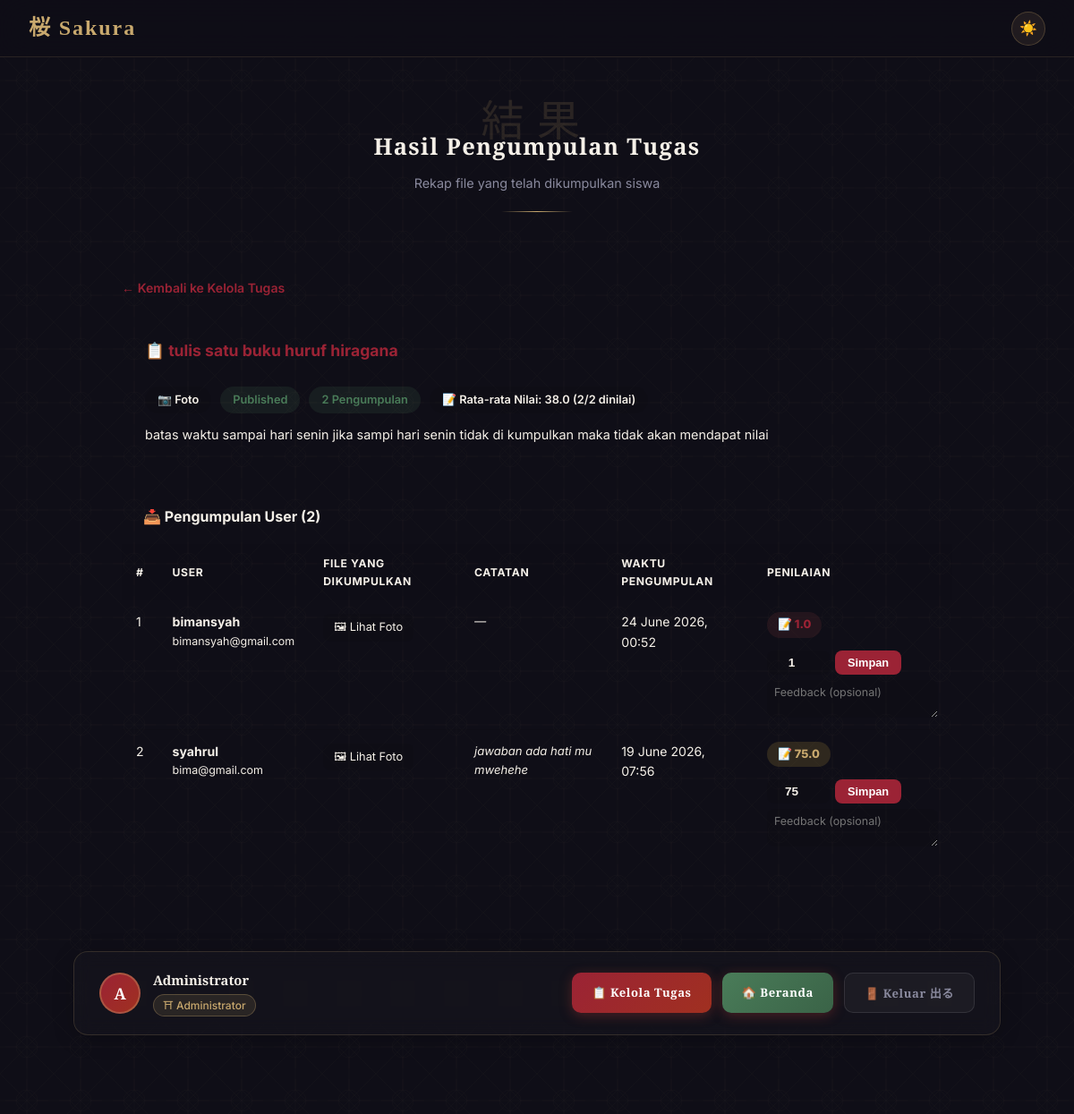
Screenshot of /tugas_hasil.php?tugas_id=11 (signed in) with the database file from the repository.
### tables this page shows
CREATE TABLE `tugas` (
  `id` int UNSIGNED NOT NULL,
  `judul` varchar(200) NOT NULL,
  `deskripsi` longtext COMMENT 'Konten teks / HTML tugas',
  `video_url` varchar(1000) DEFAULT NULL COMMENT 'URL video embed (YouTube, dsb)',
  `tipe_upload` enum('foto','video','foto_video') NOT NULL DEFAULT 'foto' COMMENT 'Jenis file yang wajib diunggah user',
  `status` enum('draft','published','closed') NOT NULL DEFAULT 'draft',
  `deadline` datetime DEFAULT NULL COMMENT 'Batas waktu pengumpulan tugas (opsional)',
  `created_by` int UNSIGNED NOT NULL,
  `created_at` timestamp NULL DEFAULT CURRENT_TIMESTAMP,
  `updated_at` timestamp NULL DEFAULT CURRENT_TIMESTAMP ON UPDATE CURRENT_TIMESTAMP
);

CREATE TABLE `tugas_submissions` (
  `id` int UNSIGNED NOT NULL,
  `tugas_id` int UNSIGNED NOT NULL,
  `user_id` int UNSIGNED NOT NULL,
  `catatan` text COMMENT 'Catatan opsional dari user',
  `file_foto` varchar(500) DEFAULT NULL COMMENT 'Path file foto yang diunggah',
  `file_video` varchar(500) DEFAULT NULL COMMENT 'Path file video yang diunggah',
  `nilai` decimal(5,2) DEFAULT NULL COMMENT 'Nilai tugas (0-100), diisi admin',
  `feedback` text COMMENT 'Catatan/feedback dari admin',
  `graded_at` timestamp NULL DEFAULT NULL COMMENT 'Waktu penilaian',
  `submitted_at` timestamp NULL DEFAULT CURRENT_TIMESTAMP,
  `updated_at` timestamp NULL DEFAULT CURRENT_TIMESTAMP ON UPDATE CURRENT_TIMESTAMP
);

CREATE TABLE `users` (
  `id` int UNSIGNED NOT NULL,
  `name` varchar(100) NOT NULL,
  `nis` varchar(30) DEFAULT NULL,
  `email` varchar(150) NOT NULL,
  `password` varchar(255) NOT NULL,
  `role` enum('admin','user') NOT NULL DEFAULT 'user',
  `avatar` varchar(255) DEFAULT NULL,
  `bio` text,
  `hiragana_status` enum('belum_dijawab','sudah_paham','lulus_ujian') NOT NULL DEFAULT 'belum_dijawab' COMMENT 'Status pemahaman Hiragana user',
  `hiragana_updated_at` timestamp NULL DEFAULT NULL COMMENT 'Waktu terakhir status hiragana berubah',
  `katakana_status` enum('belum_dijawab','sudah_paham','lulus_ujian') NOT NULL DEFAULT 'belum_dijawab' COMMENT 'Status pemahaman Katakana user',
  `katakana_updated_at` timestamp NULL DEFAULT NULL COMMENT 'Waktu terakhir status katakana berubah',
  `hiragana_exam_score` decimal(5,2) DEFAULT NULL COMMENT 'Skor ujian pemahaman hiragana terakhir (%)',
  `katakana_exam_score` decimal(5,2) DEFAULT NULL COMMENT 'Skor ujian pemahaman katakana terakhir (%)',
  `created_at` timestamp NULL DEFAULT CURRENT_TIMESTAMP,
  `updated_at` timestamp NULL DEFAULT CURRENT_TIMESTAMP ON UPDATE CURRENT_TIMESTAMP,
  `kana_onboarding_asked_at` timestamp NULL DEFAULT NULL COMMENT 'Waktu modal onboarding hiragana/katakana pertama kali dijawab (NULL = belum pernah ditanya / user baru)'
);

### config.php (called while the page is built, shortened)
<?php
function getDB(): PDO {
    static $pdo = null;
    if ($pdo === null) {
        $dsn = "mysql:host=" . DB_HOST . ";dbname=" . DB_NAME . ";charset=" . DB_CHARSET;
        $options = [
            PDO::ATTR_ERRMODE            => PDO::ERRMODE_EXCEPTION,
            PDO::ATTR_DEFAULT_FETCH_MODE => PDO::FETCH_ASSOC,
            PDO::ATTR_EMULATE_PREPARES   => false,
        ];
        try {
            $pdo = new PDO($dsn, DB_USER, DB_PASS, $options);
        } catch (PDOException $e) {
            die(json_encode(['error' => 'Koneksi database gagal: ' . $e->getMessage()]));
        }
    }
    return $pdo;
}
function getCurrentUser(): ?array {
    $db = getDB();
    $stmt = $db->prepare("SELECT id, name, nis, email, role, avatar, bio, created_at FROM users WHERE id = ?");
    $stmt->execute([$_SESSION['user_id']]);
    return $stmt->fetch() ?: null;
}

### tugas_hasil.php (the view, shortened to what this page needs)
<?php
require_once 'config.php';
$user = getCurrentUser();
$db = getDB();
$tugasId = isset($_GET['tugas_id']) ? (int)$_GET['tugas_id'] : 0;
$stmtT = $db->prepare("SELECT * FROM tugas WHERE id = ?");
$stmtT->execute([$tugasId]);
$tugas = $stmtT->fetch();
$submissions = $db->prepare("
    SELECT s.*, u.name AS user_name, u.email AS user_email
    FROM tugas_submissions s
    JOIN users u ON u.id = s.user_id
    WHERE s.tugas_id = ?
    ORDER BY s.submitted_at DESC
");
$submissions->execute([$tugasId]);
$submissions = $submissions->fetchAll();
function tipeLabel(string $t): string {
    return match($t) {
        'foto'       => '📷 Foto',
        'video'      => '🎥 Video',
        'foto_video' => '📷🎥 Foto & Video',
        default      => $t,
    };
}
?>
<!DOCTYPE html>
<html lang="id">
<head>
  <link rel="stylesheet" href="css/style.css">
</head>
<body class="dashboard-page">
  <div class="asanoha-bg"></div>
  <header class="topbar">
    <div class="topbar-brand">桜 Sakura</div>
    <button class="theme-toggle" onclick="toggleTheme()" title="Mode Terang">☀️</button>
  </header>
  <main class="dashboard-main">
    <section class="welcome-section fade-up">
      <span class="welcome-kanji">結果</span>
      <h1 class="welcome-title">Hasil Pengumpulan Tugas</h1>
      <p class="welcome-sub">Rekap file yang telah dikumpulkan siswa</p>
      <div class="section-divider"></div>
    </section>
    <div class="th-wrap fade-up delay-1">
      <a href="tugas_admin.php" class="back-link">← Kembali ke Kelola Tugas</a>
      <div class="th-info-card">
        <h2>📋 <?= htmlspecialchars($tugas['judul']) ?></h2>
        <div class="stat-pills">
          <span class="pill"><?= tipeLabel($tugas['tipe_upload']) ?></span>
          <span class="pill <?= $tugas['status'] === 'published' ? 'green' : 'red' ?>">
            <?= ucfirst($tugas['status']) ?>
          </span>
          <span class="pill green"><?= count($submissions) ?> Pengumpulan</span>
          <?php
            $graded = array_filter($submissions, fn($s) => $s['nilai'] !== null);
            if (!empty($graded)):
              $avgNilai = array_sum(array_map(fn($s) => (float)$s['nilai'], $graded)) / count($graded);
          ?>
            <span class="pill">📝 Rata-rata Nilai: <?= number_format($avgNilai, 1) ?> (<?= count($graded) ?>/<?= count($submissions) ?> dinilai)</span>
          <?php endif; ?>
        </div>
        <?php if ($tugas['deskripsi']): ?>
          <div class="th-info-desc"><?= htmlspecialchars($tugas['deskripsi']) ?></div>
        <?php endif; ?>
      </div>
      <div class="th-table-card">
        <div class="th-table-head">
          <h2>📥 Pengumpulan User (<?= count($submissions) ?>)</h2>
        </div>
        <?php if (empty($submissions)): ?>
          <div class="empty-state">
            <div class="emo">📭</div>
            <p>Belum ada yang mengumpulkan tugas ini.</p>
          </div>
        <?php else: ?>
          <div style="overflow-x:auto;">
          <table class="th-table">
            <thead>
              <tr>
                <th>#</th>
                <th>USER</th>
                <th>FILE YANG DIKUMPULKAN</th>
                <th>CATATAN</th>
                <th>WAKTU PENGUMPULAN</th>
                <th>PENILAIAN</th>
              </tr>
            </thead>
            <tbody>
              <?php foreach ($submissions as $i => $s): ?>
              <tr>
                <td><?= $i + 1 ?></td>
                <td>
                  <div class="user-name"><?= htmlspecialchars($s['user_name']) ?></div>
                  <div class="user-email"><?= htmlspecialchars($s['user_email']) ?></div>
                </td>
                <td>
                  <?php if ($s['file_foto']): ?>
                    <a href="#" class="file-link"
                       onclick="openLightbox('<?= htmlspecialchars($s['file_foto']) ?>','foto'); return false;">
                      🖼 Lihat Foto
                    </a><br>
                  <?php endif; ?>
                </td>
                <td>
                  <div class="catatan-text">
                    <?= $s['catatan'] ? htmlspecialchars(mb_strimwidth($s['catatan'], 0, 80, '…')) : '<em>—</em>' ?>
                  </div>
                </td>
                <td><?= date('d F Y, H:i', strtotime($s['submitted_at'])) ?></td>
                <td>
                  <?php
                    $nilai = $s['nilai'];
                    if ($nilai !== null) {
                      $nClass = $nilai >= 80 ? 'high' : ($nilai >= 60 ? 'mid' : 'low');
                      echo '<span class="nilai-badge ' . $nClass . '">📝 ' . number_format((float)$nilai, 1) . '</span>';
                    } else {
                      echo '<div class="nilai-empty">Belum dinilai</div>';
                    }
                  ?>
                  <form method="POST" class="nilai-form" style="margin-top:8px;">
                    <div class="nilai-row">
                      <input type="number" name="nilai" min="0" max="100" step="0.1"
                             placeholder="0-100"
                             value="<?= $nilai !== null ? htmlspecialchars((string)round((float)$nilai,1)) : '' ?>">
                      <button type="submit" class="btn-nilai">Simpan</button>
                    </div>
                    <textarea name="feedback" placeholder="Feedback (opsional)"><?= htmlspecialchars($s['feedback'] ?? '') ?></textarea>
                  </form>
                </td>
              </tr>
              <?php endforeach; ?>
            </tbody>
          </table>
          </div>
        <?php endif; ?>
      </div>
    </div>
    <div class="bottom-action-bar fade-up delay-3">
      <div class="bab-profile">
        <div class="avatar bab-avatar"><?= strtoupper(mb_substr($user['name'],0,1)) ?></div>
        <div class="bab-user-info">
          <div class="bab-name"><?= htmlspecialchars($user['name']) ?></div>
          <span class="bab-role role-admin">⛩ Administrator</span>
        </div>
      </div>
      <div class="bab-actions">
        <a href="tugas_admin.php" class="bab-btn bab-btn-primary">📋 Kelola Tugas</a>
        <a href="beranda.php"     class="bab-btn bab-btn-primary" style="background:linear-gradient(135deg,var(--bamboo),#3a6347);">🏠 Beranda</a>
        <button class="bab-btn bab-btn-logout" onclick="handleLogout()">🚪 Keluar 出る</button>
      </div>
    </div>
  </main>
</body>
</html>

### css/style.css (style rules this page uses)
:root { --navy: #0f0e17; --navy-mid: #1a1a2e; --navy-soft: #16213e; --cream: #f5f0e8; --cream-soft: #ede8de; --gold: #c9a96e; --gold-light: #e8d5a3; --torii: #9b2335; --torii-soft: #c0392b; --bamboo: #4a7c59; --ink: #2c2c3e; --mist: #8a8a9e; --white: #ffffff; --shadow-soft: 0 4px 30px rgba(0,0,0,0.3); --shadow-card: 0 8px 40px rgba(0,0,0,0.4); --radius: 16px; --radius-sm: 8px; --transition: 0.3s cubic-bezier(0.4, 0, 0.2, 1); }
.theme-toggle { width: 38px; height: 38px; border-radius: 50%; background: rgba(201,169,110,0.1); border: 1px solid rgba(201,169,110,0.25); color: var(--gold); font-size: 1rem; cursor: pointer; display: flex; align-items: center; justify-content: center; transition: var(--transition); flex-shrink: 0; }
*, *::before, *::after { box-sizing: border-box; margin: 0; padding: 0; }
html { scroll-behavior: smooth; }
body { font-family: 'Inter', 'Noto Serif JP', sans-serif; background-color: var(--navy); color: var(--cream); min-height: 100vh; overflow-x: hidden; line-height: 1.6; }
.asanoha-bg { position: fixed; inset: 0; z-index: 0; pointer-events: none; }
.dashboard-page { min-height: 100vh; display: flex; flex-direction: column; position: relative; }
.topbar { position: sticky; top: 0; z-index: 250; background: rgba(15,14,23,0.85); backdrop-filter: blur(20px); border-bottom: 1px solid rgba(201,169,110,0.15); padding: 0 32px; min-height: 64px; display: flex; align-items: center; justify-content: space-between; flex-wrap: wrap; gap: 10px; row-gap: 8px; }
.topbar-brand { font-family: 'Noto Serif JP', serif; font-size: 1.5rem; color: var(--gold); letter-spacing: 0.08em; font-weight: 700; }
.role-admin { color: var(--torii); }
.dashboard-main { flex: 1; padding: 48px 32px; max-width: 1100px; margin: 0 auto; width: 100%; position: relative; z-index: 1; }
.welcome-section { margin-bottom: 48px; text-align: center; }
.welcome-kanji { font-family: 'Noto Serif JP', serif; font-size: 3rem; color: rgba(201,169,110,0.15); letter-spacing: 0.3em; display: block; line-height: 1; margin-bottom: -16px; }
.welcome-title { font-family: 'Cinzel', serif; font-size: 1.6rem; font-weight: 600; color: var(--cream); letter-spacing: 0.05em; }
.welcome-sub { font-size: 0.9rem; color: var(--mist); margin-top: 8px; }
.section-divider { width: 80px; height: 1px; background: linear-gradient(90deg, transparent, var(--gold), transparent); margin: 20px auto; }
.fade-up { animation: fadeUp 0.6s ease forwards; }
.delay-1 { animation-delay: 0.1s; opacity: 0; }
.delay-3 { animation-delay: 0.3s; opacity: 0; }
.bottom-action-bar { display: flex; align-items: center; justify-content: space-between; gap: 16px; flex-wrap: wrap; background: rgba(255, 255, 255, 0.02); border: 1px solid rgba(201, 169, 110, 0.18); border-radius: 16px; padding: 20px 28px; margin-top: 24px; margin-bottom: 40px; backdrop-filter: blur(10px); -webkit-backdrop-filter: blur(10px); box-shadow: 0 4px 24px rgba(0, 0, 0, 0.18); }
.bab-profile { display: flex; align-items: center; gap: 14px; min-width: 0; }
.bab-avatar { width: 46px; height: 46px; border-radius: 50%; background: linear-gradient(135deg, var(--torii), #a03020); display: flex; align-items: center; justify-content: center; font-family: 'Cinzel', serif; font-size: 1.1rem; font-weight: 700; color: #fff; flex-shrink: 0; border: 2px solid rgba(201, 169, 110, 0.35); }
.bab-user-info { display: flex; flex-direction: column; gap: 3px; min-width: 0; }
.bab-name { font-family: 'Cinzel', serif; font-size: 0.92rem; font-weight: 600; color: var(--parchment); white-space: nowrap; overflow: hidden; text-overflow: ellipsis; }
.bab-role { font-size: 0.75rem; font-weight: 500; padding: 2px 10px; border-radius: 20px; width: fit-content; }
.bab-role.role-admin { color: var(--gold); background: rgba(201, 169, 110, 0.12); border: 1px solid rgba(201, 169, 110, 0.3); }
.bab-actions { display: flex; align-items: center; gap: 12px; flex-wrap: wrap; }
.bab-btn { display: inline-flex; align-items: center; gap: 8px; padding: 12px 22px; border-radius: 10px; font-family: 'Cinzel', serif; font-size: 0.82rem; font-weight: 600; letter-spacing: 0.04em; cursor: pointer; text-decoration: none; border: none; transition: all 0.22s ease; white-space: nowrap; }
.bab-btn-primary { background: linear-gradient(135deg, var(--torii), #a03020); color: #fff; box-shadow: 0 3px 14px rgba(178, 58, 48, 0.35); }
.bab-btn-logout { background: rgba(255, 255, 255, 0.04); color: var(--mist); border: 1px solid rgba(255, 255, 255, 0.1); }

### rows the page displays
tugas: judul "tulis satu buku huruf hiragana", tipe_upload "📷 Foto", status "Published", deskripsi "batas waktu sampai hari senin jika sampi hari senin tidak di kumpulkan maka tidak akan mendapat nilai"
tugas_submissions: user.name "bimansyah", user.email "bimansyah@gmail.com", submitted_at "24 June 2026, 00:52", nilai "1.0", nilai "1"
tugas_submissions: user.name "syahrul", user.email "bima@gmail.com", catatan "jawaban ada hati mu mwehehe", submitted_at "19 June 2026, 07:56", nilai "75.0", nilai "75"
users: name "A", name "Administrator"

### other values shown
count($submissions) "2"
$avgNilai "38.0"
count($graded) "2"
